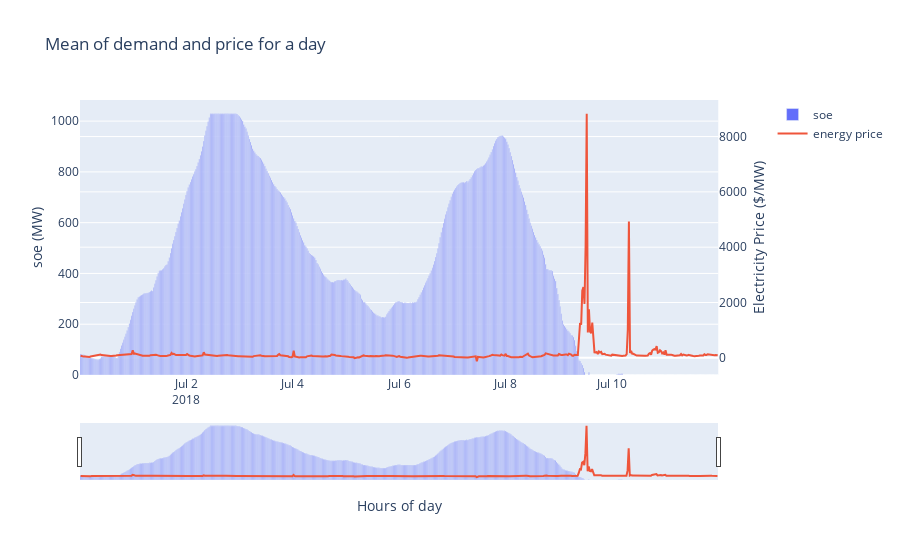

This figure's notebook cell:
### Code cell
fig = make_subplots(specs=[[{"secondary_y": True}]])
fig.add_trace(go.Bar(x=results['timestamp'], y=results['soe'], name='soe'), secondary_y=False)
fig.add_trace(go.Scatter(x=results['timestamp'], y=results['en_price'], name='energy price'), secondary_y=True)

# Add figure title
fig.update_layout(
    title_text="Mean of demand and price for a day",
    xaxis_rangeslider_visible=True,
)

# Set x-axis title
fig.update_xaxes(title_text="Hours of day")

# Set y-axes titles
fig.update_yaxes(title_text="soe (MW)", secondary_y=False)
fig.update_yaxes(title_text="Electricity Price ($/MW)", secondary_y=True)

fig.show()

### Figure 1 — Plotly figure (JSON) as saved in the notebook; plotly's stock layout.template omitted (floating-point values rounded to 4 significant figures; data arrays with more than 128 entries replaced by an {"elided": "..."} marker saying what was removed)
{"data": [{"name": "soe", "type": "bar", "x": {"elided": "575 str values"}, "xaxis": "x", "y": {"elided": "575 float values"}, "yaxis": "y"}, {"name": "energy price", "type": "scatter", "x": {"elided": "575 str values"}, "xaxis": "x", "y": {"elided": "575 float values"}, "yaxis": "y2"}], "layout": {"title": {"text": "Mean of demand and price for a day"}, "xaxis": {"anchor": "y", "domain": [0, 0.94], "rangeslider": {"visible": true}, "title": {"text": "Hours of day"}}, "yaxis": {"anchor": "x", "domain": [0, 1], "title": {"text": "soe (MW)"}}, "yaxis2": {"anchor": "x", "overlaying": "y", "side": "right", "title": {"text": "Electricity Price ($/MW)"}}}}
